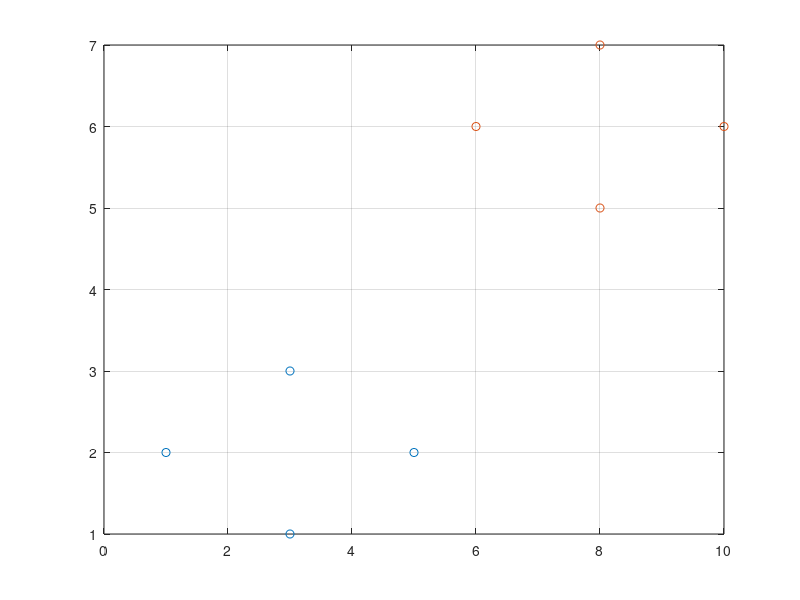

This chart was generated by the following MATLAB code: (Note: this script raises an error after producing the figure.)

x1 = [1 3 5 3];
y1 = [2 1 2 3];
x2 = [6 8 10 8];
y2 = [6 5 6 7];

c1 = cov(x1, y1);
c2 = cov(x2, y2);

m1 = [mean(x1) mean(y1)]';
m2 = [mean(x2) mean(y2)]';

plot(x1,y1, 'o', x2,y2, 'o');
grid on;
hold on;


x = [0:0.1:10 ; zeros(1,101)];
p1 = 0.5;
p2 = 0.5;
c0 =  log(p1) - log(p2) - (1/2) * m1' * inv(c1) * m1 + (1/2) * m2' * inv(c2) * m2;
g12x = (inv(c1) * (m1 - m2))' * x + c0;
x2 = -g12x (inv(c1) * (m1 - m2))' - c0;



%p1 = 0.2;
%p2 = 0.8;
%c0 = log(p1) - log(p2) - (1/2) * m1' * inv(c1) * m1 + (1/2) * m2' * inv(c2) * m2;
%g121 = (inv(c1) * (m1 - m2))' * x + c0;
%plot(x(1,:), g12(1,:), x(1,:), g121(1,:))

